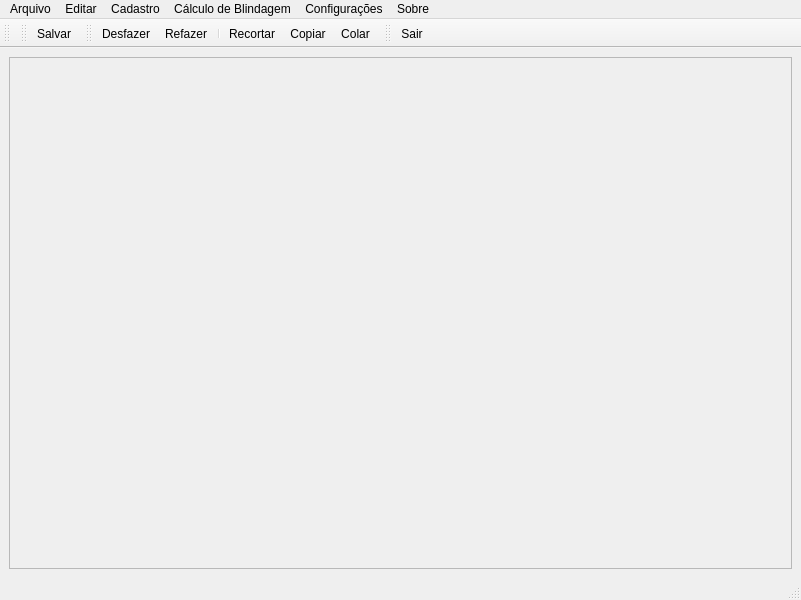
<?xml version="1.0" encoding="UTF-8"?>
<ui version="4.0">
 <class>MainWindow</class>
 <widget class="QMainWindow" name="MainWindow">
  <property name="geometry">
   <rect>
    <x>0</x>
    <y>0</y>
    <width>801</width>
    <height>600</height>
   </rect>
  </property>
  <property name="windowTitle">
   <string>SCIECONI - Vigilância Sanitária - Setor de Radiações</string>
  </property>
  <property name="windowIcon">
   <iconset resource="resources.qrc">
    <normaloff>:/imagens/RadShield-Ico.ico</normaloff>:/imagens/RadShield-Ico.ico</iconset>
  </property>
  <widget class="QWidget" name="centralwidget">
   <layout class="QVBoxLayout" name="verticalLayout">
    <item>
     <widget class="QScrollArea" name="centralScrollArea">
      <property name="widgetResizable">
       <bool>true</bool>
      </property>
      <widget class="QWidget" name="scrollAreaWidgetContents">
       <property name="geometry">
        <rect>
         <x>0</x>
         <y>0</y>
         <width>781</width>
         <height>503</height>
        </rect>
       </property>
      </widget>
     </widget>
    </item>
   </layout>
  </widget>
  <widget class="QMenuBar" name="menubar">
   <property name="geometry">
    <rect>
     <x>0</x>
     <y>0</y>
     <width>801</width>
     <height>22</height>
    </rect>
   </property>
   <widget class="QMenu" name="menuArquivo">
    <property name="title">
     <string>Arquivo</string>
    </property>
    <widget class="QMenu" name="menuRelat_rio_de_Inspe_o">
     <property name="title">
      <string>Relatório de Inspeção</string>
     </property>
     <addaction name="actionRelatorioHemodinamica"/>
     <addaction name="actionRelatorioMedicinaNuclear"/>
     <addaction name="actionRelatorioRadiologiaMedica"/>
     <addaction name="actionRelatorioRadiologiaOdontologica"/>
     <addaction name="actionRelatorioRadioterapia"/>
    </widget>
    <widget class="QMenu" name="menuProcesso_Administrativo_Sanit_rio">
     <property name="title">
      <string>Processo Adm. Sanitário</string>
     </property>
     <widget class="QMenu" name="menuDocumento_Em_Branco_Anexos_da_Portaria_SES_n_50_2017">
      <property name="title">
       <string>Documento Em Branco</string>
      </property>
      <addaction name="actionBrancoAutoInfracaoRitoSumarissimo"/>
      <addaction name="separator"/>
      <addaction name="actionBrancoAutoInfracaoRitoAnaliseFiscal"/>
      <addaction name="actionBrancoTermoColetaAmostras"/>
      <addaction name="separator"/>
      <addaction name="actionBrancoTermoInterdicaoCautelarEstabelecimentos"/>
      <addaction name="actionBrancoTermoInterdicaoCautelarProdutos"/>
      <addaction name="actionBrancoTermoInterdicaoCautelarProdutosSemAutuacao"/>
      <addaction name="actionBrancoTermoInutilizacaoImediataProdutos"/>
      <addaction name="separator"/>
      <addaction name="actionBrancoTermoDesinterdicaoEstabelecimentos"/>
      <addaction name="actionBrancoTermoDesinterdicaoProdutos"/>
      <addaction name="separator"/>
      <addaction name="actionBrancoNotificacaoImposicaoPenalidadeProcedenciaAutuacao"/>
      <addaction name="actionBrancoNotificacaoImposicaoPenalidadeParcialProcedenciaAutuacao"/>
      <addaction name="actionBrancoNotificacaoImposicaoPenaMulta"/>
      <addaction name="separator"/>
      <addaction name="actionBrancoNotificacaoDesprovimentoRecurso"/>
      <addaction name="actionBrancoNotificacaoParcialProvimentoRecurso"/>
      <addaction name="separator"/>
      <addaction name="actionBrancoNotificacaoDecisaoFinal"/>
      <addaction name="actionBrancoNotificacaoPagamentoMultaAposDecisaoFinal"/>
      <addaction name="actionBrancoTermoApreensaoInutilizacaoAposDecisaoFinal"/>
     </widget>
     <addaction name="menuDocumento_Em_Branco_Anexos_da_Portaria_SES_n_50_2017"/>
     <addaction name="separator"/>
     <addaction name="actionPASAutoInfracaoRitoSumarissimo"/>
     <addaction name="separator"/>
     <addaction name="actionPASAutoInfracaoRitoAnaliseFiscal"/>
     <addaction name="actionPASTermoColetaAmostras"/>
     <addaction name="separator"/>
     <addaction name="actionPASTermoInterdicaoCautelarEstabelecimentos"/>
     <addaction name="actionPASTermoInterdicaoCautelarProdutos"/>
     <addaction name="actionPASTermoInterdicaoCautelarProdutosSemAutuacao"/>
     <addaction name="actionPASTermoInutilizacaoImediataProdutos"/>
     <addaction name="separator"/>
     <addaction name="actionPASTermoDesinterdicaoEstabelecimentos"/>
     <addaction name="actionPASTermoDesinterdicaoProdutos"/>
     <addaction name="separator"/>
     <addaction name="actionPASNotificacaoImposicaoPenalidadeProcedenciaAutuacao"/>
     <addaction name="actionPASNotificacaoImposicaoPenalidadeParcialProcedenciaAutuacao"/>
     <addaction name="actionPASNotificacaoImposicaoPenaMulta"/>
     <addaction name="separator"/>
     <addaction name="actionPASNotificacaoDesprovimentoRecurso"/>
     <addaction name="actionPASNotificacaoParcialProvimentoRecurso"/>
     <addaction name="separator"/>
     <addaction name="actionPASNotificacaoDecisaoFinal"/>
     <addaction name="actionPASNotificacaoPagamentoMultaAposDecisaoFinal"/>
     <addaction name="actionPASTermoApreensaoInutilizacaoAposDecisaoFinal"/>
    </widget>
    <addaction name="menuRelat_rio_de_Inspe_o"/>
    <addaction name="menuProcesso_Administrativo_Sanit_rio"/>
    <addaction name="separator"/>
    <addaction name="actionSalvar"/>
    <addaction name="separator"/>
    <addaction name="actionSair"/>
   </widget>
   <widget class="QMenu" name="menuEditar">
    <property name="title">
     <string>Editar</string>
    </property>
    <addaction name="actionDesfazer"/>
    <addaction name="actionRefazer"/>
    <addaction name="separator"/>
    <addaction name="actionRecortar"/>
    <addaction name="actionCopiar"/>
    <addaction name="actionColar"/>
   </widget>
   <widget class="QMenu" name="menuCadastros">
    <property name="title">
     <string>Cadastro</string>
    </property>
    <addaction name="actionCadastroEstabelecimentos"/>
    <addaction name="actionCadastroVigilanciaSanitaria"/>
    <addaction name="separator"/>
    <addaction name="actionRoteirosInspecao"/>
    <addaction name="separator"/>
    <addaction name="actionAtividadesEconomicasCNAE"/>
   </widget>
   <widget class="QMenu" name="menuConfigura_es">
    <property name="title">
     <string>Configurações</string>
    </property>
    <addaction name="actionAlterarIcones"/>
    <addaction name="actionResetar_Layout"/>
   </widget>
   <widget class="QMenu" name="menuSobre">
    <property name="title">
     <string>Sobre</string>
    </property>
    <addaction name="actionSobre"/>
    <addaction name="actionLicenca"/>
    <addaction name="separator"/>
    <addaction name="actionSobreQt"/>
   </widget>
   <widget class="QMenu" name="menuC_lculo_de_Blindagem">
    <property name="title">
     <string>Cálculo de Blindagem</string>
    </property>
   </widget>
   <addaction name="menuArquivo"/>
   <addaction name="menuEditar"/>
   <addaction name="menuCadastros"/>
   <addaction name="menuC_lculo_de_Blindagem"/>
   <addaction name="menuConfigura_es"/>
   <addaction name="menuSobre"/>
  </widget>
  <widget class="QStatusBar" name="statusbar"/>
  <widget class="QToolBar" name="toolBarPrincipal">
   <property name="windowTitle">
    <string>toolBar</string>
   </property>
   <attribute name="toolBarArea">
    <enum>TopToolBarArea</enum>
   </attribute>
   <attribute name="toolBarBreak">
    <bool>false</bool>
   </attribute>
  </widget>
  <widget class="QToolBar" name="toolBarSalvar">
   <property name="windowTitle">
    <string>toolBar_2</string>
   </property>
   <attribute name="toolBarArea">
    <enum>TopToolBarArea</enum>
   </attribute>
   <attribute name="toolBarBreak">
    <bool>false</bool>
   </attribute>
   <addaction name="actionSalvar"/>
  </widget>
  <widget class="QToolBar" name="toolBarSair">
   <property name="windowTitle">
    <string>toolBar_3</string>
   </property>
   <attribute name="toolBarArea">
    <enum>TopToolBarArea</enum>
   </attribute>
   <attribute name="toolBarBreak">
    <bool>false</bool>
   </attribute>
   <addaction name="actionDesfazer"/>
   <addaction name="actionRefazer"/>
   <addaction name="separator"/>
   <addaction name="actionRecortar"/>
   <addaction name="actionCopiar"/>
   <addaction name="actionColar"/>
  </widget>
  <widget class="QToolBar" name="toolBar">
   <property name="windowTitle">
    <string>toolBar</string>
   </property>
   <attribute name="toolBarArea">
    <enum>TopToolBarArea</enum>
   </attribute>
   <attribute name="toolBarBreak">
    <bool>false</bool>
   </attribute>
   <addaction name="actionSair"/>
  </widget>
  <action name="actionSobre">
   <property name="icon">
    <iconset resource="resources.qrc">
     <normaloff>:/imagens/RadShield-Ico.ico</normaloff>:/imagens/RadShield-Ico.ico</iconset>
   </property>
   <property name="text">
    <string>Sobre</string>
   </property>
  </action>
  <action name="actionSobreQt">
   <property name="icon">
    <iconset resource="resources.qrc">
     <normaloff>:/imagens/icon-qt-creator.png</normaloff>:/imagens/icon-qt-creator.png</iconset>
   </property>
   <property name="text">
    <string>Sobre o Qt</string>
   </property>
  </action>
  <action name="actionLicenca">
   <property name="icon">
    <iconset resource="resources.qrc">
     <normaloff>:/imagens/icon-document.png</normaloff>:/imagens/icon-document.png</iconset>
   </property>
   <property name="text">
    <string>Licença</string>
   </property>
  </action>
  <action name="actionSair">
   <property name="icon">
    <iconset resource="resources.qrc">
     <normaloff>:/imagens/icon-quit.png</normaloff>:/imagens/icon-quit.png</iconset>
   </property>
   <property name="text">
    <string>Sair</string>
   </property>
   <property name="shortcut">
    <string>Ctrl+Q</string>
   </property>
  </action>
  <action name="actionRelatorioRadiologiaMedica">
   <property name="icon">
    <iconset resource="resources.qrc">
     <normaloff>:/imagens/icon-new-file.png</normaloff>:/imagens/icon-new-file.png</iconset>
   </property>
   <property name="text">
    <string>Relatório de Inspeção em Radiologia Médica</string>
   </property>
   <property name="toolTip">
    <string>Relatório de Inspeção em Radiologia Médica</string>
   </property>
  </action>
  <action name="actionRelatorioRadiologiaOdontologica">
   <property name="icon">
    <iconset resource="resources.qrc">
     <normaloff>:/imagens/icon-new-file.png</normaloff>:/imagens/icon-new-file.png</iconset>
   </property>
   <property name="text">
    <string>Relatório de Inspeção em Radiologia Odontológica</string>
   </property>
   <property name="toolTip">
    <string>Relatório de Inspeção em Radiologia Odontológica</string>
   </property>
  </action>
  <action name="actionRelatorioRadioterapia">
   <property name="icon">
    <iconset resource="resources.qrc">
     <normaloff>:/imagens/icon-new-file.png</normaloff>:/imagens/icon-new-file.png</iconset>
   </property>
   <property name="text">
    <string>Relatório de Inspeção em Radioterapia</string>
   </property>
   <property name="toolTip">
    <string>Relatório de Inspeção em Radioterapia</string>
   </property>
  </action>
  <action name="actionRelatorioMedicinaNuclear">
   <property name="icon">
    <iconset resource="resources.qrc">
     <normaloff>:/imagens/icon-new-file.png</normaloff>:/imagens/icon-new-file.png</iconset>
   </property>
   <property name="text">
    <string>Relatório de Inspeção em Medicina Nuclear</string>
   </property>
   <property name="toolTip">
    <string>Relatório de Inspeção em Medicina Nuclear</string>
   </property>
  </action>
  <action name="actionPASAutoInfracaoRitoSumarissimo">
   <property name="icon">
    <iconset resource="resources.qrc">
     <normaloff>:/imagens/icon-edit-file.png</normaloff>:/imagens/icon-edit-file.png</iconset>
   </property>
   <property name="text">
    <string>Auto de Infração Sanitária - Rito Sumaríssimo</string>
   </property>
  </action>
  <action name="actionPASAutoInfracaoRitoAnaliseFiscal">
   <property name="icon">
    <iconset resource="resources.qrc">
     <normaloff>:/imagens/icon-edit-file.png</normaloff>:/imagens/icon-edit-file.png</iconset>
   </property>
   <property name="text">
    <string>Auto de Infração Sanitária - Rito de Análise Fiscal</string>
   </property>
  </action>
  <action name="actionRecortar">
   <property name="icon">
    <iconset resource="resources.qrc">
     <normaloff>:/imagens/icon-cut.png</normaloff>:/imagens/icon-cut.png</iconset>
   </property>
   <property name="text">
    <string>Recortar</string>
   </property>
  </action>
  <action name="actionCopiar">
   <property name="icon">
    <iconset resource="resources.qrc">
     <normaloff>:/imagens/icon-copy.png</normaloff>:/imagens/icon-copy.png</iconset>
   </property>
   <property name="text">
    <string>Copiar</string>
   </property>
  </action>
  <action name="actionColar">
   <property name="icon">
    <iconset resource="resources.qrc">
     <normaloff>:/imagens/icon-paste.png</normaloff>:/imagens/icon-paste.png</iconset>
   </property>
   <property name="text">
    <string>Colar</string>
   </property>
  </action>
  <action name="actionDesfazer">
   <property name="icon">
    <iconset resource="resources.qrc">
     <normaloff>:/imagens/icon-undo.png</normaloff>:/imagens/icon-undo.png</iconset>
   </property>
   <property name="text">
    <string>Desfazer</string>
   </property>
  </action>
  <action name="actionRefazer">
   <property name="icon">
    <iconset resource="resources.qrc">
     <normaloff>:/imagens/icon-redo.png</normaloff>:/imagens/icon-redo.png</iconset>
   </property>
   <property name="text">
    <string>Refazer</string>
   </property>
  </action>
  <action name="actionSalvar">
   <property name="icon">
    <iconset resource="resources.qrc">
     <normaloff>:/imagens/icon-save.png</normaloff>:/imagens/icon-save.png</iconset>
   </property>
   <property name="text">
    <string>Salvar</string>
   </property>
  </action>
  <action name="actionPASTermoInterdicaoCautelarEstabelecimentos">
   <property name="icon">
    <iconset resource="resources.qrc">
     <normaloff>:/imagens/icon-edit-file.png</normaloff>:/imagens/icon-edit-file.png</iconset>
   </property>
   <property name="text">
    <string>Termo de Interdição Cautelar de Estabelecimentos</string>
   </property>
  </action>
  <action name="actionPASTermoInterdicaoCautelarProdutos">
   <property name="icon">
    <iconset resource="resources.qrc">
     <normaloff>:/imagens/icon-edit-file.png</normaloff>:/imagens/icon-edit-file.png</iconset>
   </property>
   <property name="text">
    <string>Termo de Interdição Cautelar de Produtos ou Substâncias</string>
   </property>
  </action>
  <action name="actionPASTermoInterdicaoCautelarProdutosSemAutuacao">
   <property name="icon">
    <iconset resource="resources.qrc">
     <normaloff>:/imagens/icon-edit-file.png</normaloff>:/imagens/icon-edit-file.png</iconset>
   </property>
   <property name="text">
    <string>Termo de Interdição Cautelar de Produtos ou Substâncias Sem Autuação (Por Decisão da DVS/CEVS)</string>
   </property>
   <property name="toolTip">
    <string>Termo de Interdição Cautelar de Produtos ou Substâncias Sem Autuação (Por Decisão da DVS/CEVS)</string>
   </property>
  </action>
  <action name="actionPASTermoDesinterdicaoEstabelecimentos">
   <property name="icon">
    <iconset resource="resources.qrc">
     <normaloff>:/imagens/icon-edit-file.png</normaloff>:/imagens/icon-edit-file.png</iconset>
   </property>
   <property name="text">
    <string>Termo Vinculado de Desinterdição de Estabelecimentos</string>
   </property>
  </action>
  <action name="actionPASTermoDesinterdicaoProdutos">
   <property name="icon">
    <iconset resource="resources.qrc">
     <normaloff>:/imagens/icon-edit-file.png</normaloff>:/imagens/icon-edit-file.png</iconset>
   </property>
   <property name="text">
    <string>Termo Vinculado de Desinterdição de Produtos ou Substâncias</string>
   </property>
  </action>
  <action name="actionPASTermoInutilizacaoImediataProdutos">
   <property name="icon">
    <iconset resource="resources.qrc">
     <normaloff>:/imagens/icon-edit-file.png</normaloff>:/imagens/icon-edit-file.png</iconset>
   </property>
   <property name="text">
    <string>Termo de Inutilização Imediata de Produtos (com Laudo Pericial)</string>
   </property>
  </action>
  <action name="actionPASNotificacaoImposicaoPenalidadeProcedenciaAutuacao">
   <property name="icon">
    <iconset resource="resources.qrc">
     <normaloff>:/imagens/icon-edit-file.png</normaloff>:/imagens/icon-edit-file.png</iconset>
   </property>
   <property name="text">
    <string>Notificação de Imposição de Penalidade - Procedência da Autuação (Julgamento em Primeira Instância)</string>
   </property>
   <property name="toolTip">
    <string>Notificação de Imposição de Penalidade - Procedência da Autuação (Julgamento em Primeira Instância)</string>
   </property>
  </action>
  <action name="actionPASNotificacaoImposicaoPenalidadeParcialProcedenciaAutuacao">
   <property name="icon">
    <iconset resource="resources.qrc">
     <normaloff>:/imagens/icon-edit-file.png</normaloff>:/imagens/icon-edit-file.png</iconset>
   </property>
   <property name="text">
    <string>Notificação de Imposição de Penalidade - Parcial Procedência da Autuação (Julgamento em Primeira Instância)</string>
   </property>
   <property name="toolTip">
    <string>Notificação de Imposição de Penalidade - Parcial Procedência da Autuação (Julgamento em Primeira Instância)</string>
   </property>
  </action>
  <action name="actionPASNotificacaoImposicaoPenaMulta">
   <property name="icon">
    <iconset resource="resources.qrc">
     <normaloff>:/imagens/icon-edit-file.png</normaloff>:/imagens/icon-edit-file.png</iconset>
   </property>
   <property name="text">
    <string>Notificação de Imposição de Pena de Multa (Julgamento em Primeira Instância)</string>
   </property>
   <property name="toolTip">
    <string>Notificação de Imposição de Pena de Multa (Julgamento em Primeira Instância)</string>
   </property>
  </action>
  <action name="actionPASNotificacaoDesprovimentoRecurso">
   <property name="icon">
    <iconset resource="resources.qrc">
     <normaloff>:/imagens/icon-edit-file.png</normaloff>:/imagens/icon-edit-file.png</iconset>
   </property>
   <property name="text">
    <string>Notificação de Desprovimento de Recurso (Julgamento em Segunda Instância)</string>
   </property>
   <property name="toolTip">
    <string>Notificação de Desprovimento de Recurso (Julgamento em Segunda Instância)</string>
   </property>
  </action>
  <action name="actionPASNotificacaoParcialProvimentoRecurso">
   <property name="icon">
    <iconset resource="resources.qrc">
     <normaloff>:/imagens/icon-edit-file.png</normaloff>:/imagens/icon-edit-file.png</iconset>
   </property>
   <property name="text">
    <string>Notificação de Parcial Provimento de Recurso (Julgamento em Segunda Instância)</string>
   </property>
   <property name="toolTip">
    <string>Notificação de Parcial Provimento de Recurso (Julgamento em Segunda Instância)</string>
   </property>
  </action>
  <action name="actionPASNotificacaoDecisaoFinal">
   <property name="icon">
    <iconset resource="resources.qrc">
     <normaloff>:/imagens/icon-edit-file.png</normaloff>:/imagens/icon-edit-file.png</iconset>
   </property>
   <property name="text">
    <string>Notificação de Decisão Final</string>
   </property>
  </action>
  <action name="actionPASNotificacaoPagamentoMultaAposDecisaoFinal">
   <property name="icon">
    <iconset resource="resources.qrc">
     <normaloff>:/imagens/icon-edit-file.png</normaloff>:/imagens/icon-edit-file.png</iconset>
   </property>
   <property name="text">
    <string>Notificação para Pagamento de Multa Após Decisão Final</string>
   </property>
  </action>
  <action name="actionPASTermoApreensaoInutilizacaoAposDecisaoFinal">
   <property name="icon">
    <iconset resource="resources.qrc">
     <normaloff>:/imagens/icon-edit-file.png</normaloff>:/imagens/icon-edit-file.png</iconset>
   </property>
   <property name="text">
    <string>Termo de Apreensão e Inutilização Após Decisão Final</string>
   </property>
  </action>
  <action name="actionPASTermoColetaAmostras">
   <property name="icon">
    <iconset resource="resources.qrc">
     <normaloff>:/imagens/icon-edit-file.png</normaloff>:/imagens/icon-edit-file.png</iconset>
   </property>
   <property name="text">
    <string>Termo de Coleta de Amostras - Rito de Análise Fiscal</string>
   </property>
   <property name="toolTip">
    <string>Termo de Coleta de Amostras - Rito de Análise Fiscal</string>
   </property>
  </action>
  <action name="actionCadastroEstabelecimentos">
   <property name="icon">
    <iconset resource="resources.qrc">
     <normaloff>:/imagens/icon-address.png</normaloff>:/imagens/icon-address.png</iconset>
   </property>
   <property name="text">
    <string>Estabelecimentos</string>
   </property>
  </action>
  <action name="actionCadastroVigilanciaSanitaria">
   <property name="icon">
    <iconset resource="resources.qrc">
     <normaloff>:/imagens/icon-contacts.png</normaloff>:/imagens/icon-contacts.png</iconset>
   </property>
   <property name="text">
    <string>Vigilância Sanitária (CEVS/CRS/Município)</string>
   </property>
  </action>
  <action name="actionRelatorioHemodinamica">
   <property name="icon">
    <iconset resource="resources.qrc">
     <normaloff>:/imagens/icon-new-file.png</normaloff>:/imagens/icon-new-file.png</iconset>
   </property>
   <property name="text">
    <string>Relatório de Inspeção em Hemodinâmica</string>
   </property>
   <property name="toolTip">
    <string>Relatório de Inspeção em Hemodinâmica</string>
   </property>
   <property name="menuRole">
    <enum>QAction::NoRole</enum>
   </property>
  </action>
  <action name="actionBrancoAutoInfracaoRitoSumarissimo">
   <property name="icon">
    <iconset resource="resources.qrc">
     <normaloff>:/imagens/icon-edit-file.png</normaloff>:/imagens/icon-edit-file.png</iconset>
   </property>
   <property name="text">
    <string>Auto de Infração Sanitária - Rito Sumaríssimo</string>
   </property>
  </action>
  <action name="actionBrancoAutoInfracaoRitoAnaliseFiscal">
   <property name="icon">
    <iconset resource="resources.qrc">
     <normaloff>:/imagens/icon-edit-file.png</normaloff>:/imagens/icon-edit-file.png</iconset>
   </property>
   <property name="text">
    <string>Auto de Infração Sanitária - Rito de Análise Fiscal</string>
   </property>
   <property name="toolTip">
    <string>Auto de Infração Sanitária - Rito de Análise Fiscal</string>
   </property>
  </action>
  <action name="actionBrancoTermoColetaAmostras">
   <property name="icon">
    <iconset resource="resources.qrc">
     <normaloff>:/imagens/icon-edit-file.png</normaloff>:/imagens/icon-edit-file.png</iconset>
   </property>
   <property name="text">
    <string>Termo de Coleta de Amostras - Rito de Análise Fiscal</string>
   </property>
  </action>
  <action name="actionBrancoTermoInterdicaoCautelarEstabelecimentos">
   <property name="icon">
    <iconset resource="resources.qrc">
     <normaloff>:/imagens/icon-edit-file.png</normaloff>:/imagens/icon-edit-file.png</iconset>
   </property>
   <property name="text">
    <string>Termo de Interdição Cautelar de Estabelecimentos</string>
   </property>
  </action>
  <action name="actionBrancoTermoInterdicaoCautelarProdutos">
   <property name="icon">
    <iconset resource="resources.qrc">
     <normaloff>:/imagens/icon-edit-file.png</normaloff>:/imagens/icon-edit-file.png</iconset>
   </property>
   <property name="text">
    <string>Termo de Interdição Cautelar de Produtos ou Substâncias</string>
   </property>
   <property name="toolTip">
    <string>Termo de Interdição Cautelar de Produtos ou Substâncias</string>
   </property>
  </action>
  <action name="actionBrancoTermoInterdicaoCautelarProdutosSemAutuacao">
   <property name="icon">
    <iconset resource="resources.qrc">
     <normaloff>:/imagens/icon-edit-file.png</normaloff>:/imagens/icon-edit-file.png</iconset>
   </property>
   <property name="text">
    <string>Termo de Interdição Cautelar de Produtos ou Substâncias Sem Auutação (Por Decisão da DVS/CEVS)</string>
   </property>
  </action>
  <action name="actionBrancoTermoInutilizacaoImediataProdutos">
   <property name="icon">
    <iconset resource="resources.qrc">
     <normaloff>:/imagens/icon-edit-file.png</normaloff>:/imagens/icon-edit-file.png</iconset>
   </property>
   <property name="text">
    <string>Termo de Inutilização Imediata de Produtos (com Laudo Pericial)</string>
   </property>
  </action>
  <action name="actionBrancoTermoDesinterdicaoEstabelecimentos">
   <property name="icon">
    <iconset resource="resources.qrc">
     <normaloff>:/imagens/icon-edit-file.png</normaloff>:/imagens/icon-edit-file.png</iconset>
   </property>
   <property name="text">
    <string>Termo Vinculado de Desinterdição de Estabelecimentos</string>
   </property>
   <property name="toolTip">
    <string>Termo Vinculado de Desinterdição de Estabelecimentos</string>
   </property>
   <property name="menuRole">
    <enum>QAction::NoRole</enum>
   </property>
  </action>
  <action name="actionBrancoTermoDesinterdicaoProdutos">
   <property name="icon">
    <iconset resource="resources.qrc">
     <normaloff>:/imagens/icon-edit-file.png</normaloff>:/imagens/icon-edit-file.png</iconset>
   </property>
   <property name="text">
    <string>Termo Vinculado de Desinterdição de Produtos ou Substâncias</string>
   </property>
   <property name="toolTip">
    <string>Termo Vinculado de Desinterdição de Produtos ou Substâncias</string>
   </property>
   <property name="menuRole">
    <enum>QAction::NoRole</enum>
   </property>
  </action>
  <action name="actionBrancoNotificacaoImposicaoPenalidadeProcedenciaAutuacao">
   <property name="icon">
    <iconset resource="resources.qrc">
     <normaloff>:/imagens/icon-edit-file.png</normaloff>:/imagens/icon-edit-file.png</iconset>
   </property>
   <property name="text">
    <string>Notificação de Imposição de Penalidade - Procedência da Autuação (Julgamento em Primeira Instância)</string>
   </property>
   <property name="toolTip">
    <string>Notificação de Imposição de Penalidade - Procedência da Autuação (Julgamento em Primeira Instância)</string>
   </property>
   <property name="menuRole">
    <enum>QAction::NoRole</enum>
   </property>
  </action>
  <action name="actionBrancoNotificacaoImposicaoPenalidadeParcialProcedenciaAutuacao">
   <property name="icon">
    <iconset resource="resources.qrc">
     <normaloff>:/imagens/icon-edit-file.png</normaloff>:/imagens/icon-edit-file.png</iconset>
   </property>
   <property name="text">
    <string>Notificação de Imposição de Penalidade - Parcial Procedência da Autuação (Julgamento em Primeira Instância)</string>
   </property>
   <property name="toolTip">
    <string>Notificação de Imposição de Penalidade - Parcial Procedência da Autuação (Julgamento em Primeira Instância)</string>
   </property>
   <property name="menuRole">
    <enum>QAction::NoRole</enum>
   </property>
  </action>
  <action name="actionBrancoNotificacaoImposicaoPenaMulta">
   <property name="icon">
    <iconset resource="resources.qrc">
     <normaloff>:/imagens/icon-edit-file.png</normaloff>:/imagens/icon-edit-file.png</iconset>
   </property>
   <property name="text">
    <string>Notificação de Imposição de Pena de Multa (Julgamento em Primeira Instância)</string>
   </property>
   <property name="toolTip">
    <string>Notificação de Imposição de Pena de Multa (Julgamento em Primeira Instância)</string>
   </property>
   <property name="menuRole">
    <enum>QAction::NoRole</enum>
   </property>
  </action>
  <action name="actionBrancoNotificacaoDesprovimentoRecurso">
   <property name="icon">
    <iconset resource="resources.qrc">
     <normaloff>:/imagens/icon-edit-file.png</normaloff>:/imagens/icon-edit-file.png</iconset>
   </property>
   <property name="text">
    <string>Notificação de Desprovimento de Recurso (Julgamento em Segunda Instância)</string>
   </property>
   <property name="toolTip">
    <string>Notificação de Desprovimento de Recurso (Julgamento em Segunda Instância)</string>
   </property>
   <property name="menuRole">
    <enum>QAction::NoRole</enum>
   </property>
  </action>
  <action name="actionBrancoNotificacaoParcialProvimentoRecurso">
   <property name="icon">
    <iconset resource="resources.qrc">
     <normaloff>:/imagens/icon-edit-file.png</normaloff>:/imagens/icon-edit-file.png</iconset>
   </property>
   <property name="text">
    <string>Notificação de Parcial Provimento de Recurso (Julgamento em Segunda Instância)</string>
   </property>
   <property name="toolTip">
    <string>Notificação de Parcial Provimento de Recurso (Julgamento em Segunda Instância)</string>
   </property>
   <property name="menuRole">
    <enum>QAction::NoRole</enum>
   </property>
  </action>
  <action name="actionBrancoNotificacaoDecisaoFinal">
   <property name="icon">
    <iconset resource="resources.qrc">
     <normaloff>:/imagens/icon-edit-file.png</normaloff>:/imagens/icon-edit-file.png</iconset>
   </property>
   <property name="text">
    <string>Notificação de Decisão Final</string>
   </property>
   <property name="toolTip">
    <string>Notificação de Decisão Final</string>
   </property>
   <property name="menuRole">
    <enum>QAction::NoRole</enum>
   </property>
  </action>
  <action name="actionBrancoNotificacaoPagamentoMultaAposDecisaoFinal">
   <property name="icon">
    <iconset resource="resources.qrc">
     <normaloff>:/imagens/icon-edit-file.png</normaloff>:/imagens/icon-edit-file.png</iconset>
   </property>
   <property name="text">
    <string>Notificação para Pagamento de Multa Após Decisão Final</string>
   </property>
   <property name="toolTip">
    <string>Notificação para Pagamento de Multa Após Decisão Final</string>
   </property>
   <property name="menuRole">
    <enum>QAction::NoRole</enum>
   </property>
  </action>
  <action name="actionBrancoTermoApreensaoInutilizacaoAposDecisaoFinal">
   <property name="icon">
    <iconset resource="resources.qrc">
     <normaloff>:/imagens/icon-edit-file.png</normaloff>:/imagens/icon-edit-file.png</iconset>
   </property>
   <property name="text">
    <string>Termo de Apreensão e Inutilização Após Decisão Final</string>
   </property>
   <property name="toolTip">
    <string>Termo de Apreensão e Inutilização Após Decisão Final</string>
   </property>
   <property name="menuRole">
    <enum>QAction::NoRole</enum>
   </property>
  </action>
  <action name="actionAlterarIcones">
   <property name="icon">
    <iconset resource="resources.qrc">
     <normaloff>:/imagens/icon-settings.png</normaloff>:/imagens/icon-settings.png</iconset>
   </property>
   <property name="text">
    <string>Alterar Ícones</string>
   </property>
  </action>
  <action name="actionResetar_Layout">
   <property name="icon">
    <iconset resource="resources.qrc">
     <normaloff>:/imagens/icon-circular-arrows.png</normaloff>:/imagens/icon-circular-arrows.png</iconset>
   </property>
   <property name="text">
    <string>Resetar Layout</string>
   </property>
  </action>
  <action name="actionAtividadesEconomicasCNAE">
   <property name="icon">
    <iconset resource="resources.qrc">
     <normaloff>:/imagens/icon-banknotes.png</normaloff>:/imagens/icon-banknotes.png</iconset>
   </property>
   <property name="text">
    <string>Atividades Econômicas (CNAE)</string>
   </property>
  </action>
  <action name="actionRoteirosInspecao">
   <property name="icon">
    <iconset resource="resources.qrc">
     <normaloff>:/imagens/icon-checklist.png</normaloff>:/imagens/icon-checklist.png</iconset>
   </property>
   <property name="text">
    <string>Roteiros de Inspeção</string>
   </property>
  </action>
 </widget>
 <resources>
  <include location="resources.qrc"/>
 </resources>
 <connections/>
</ui>
